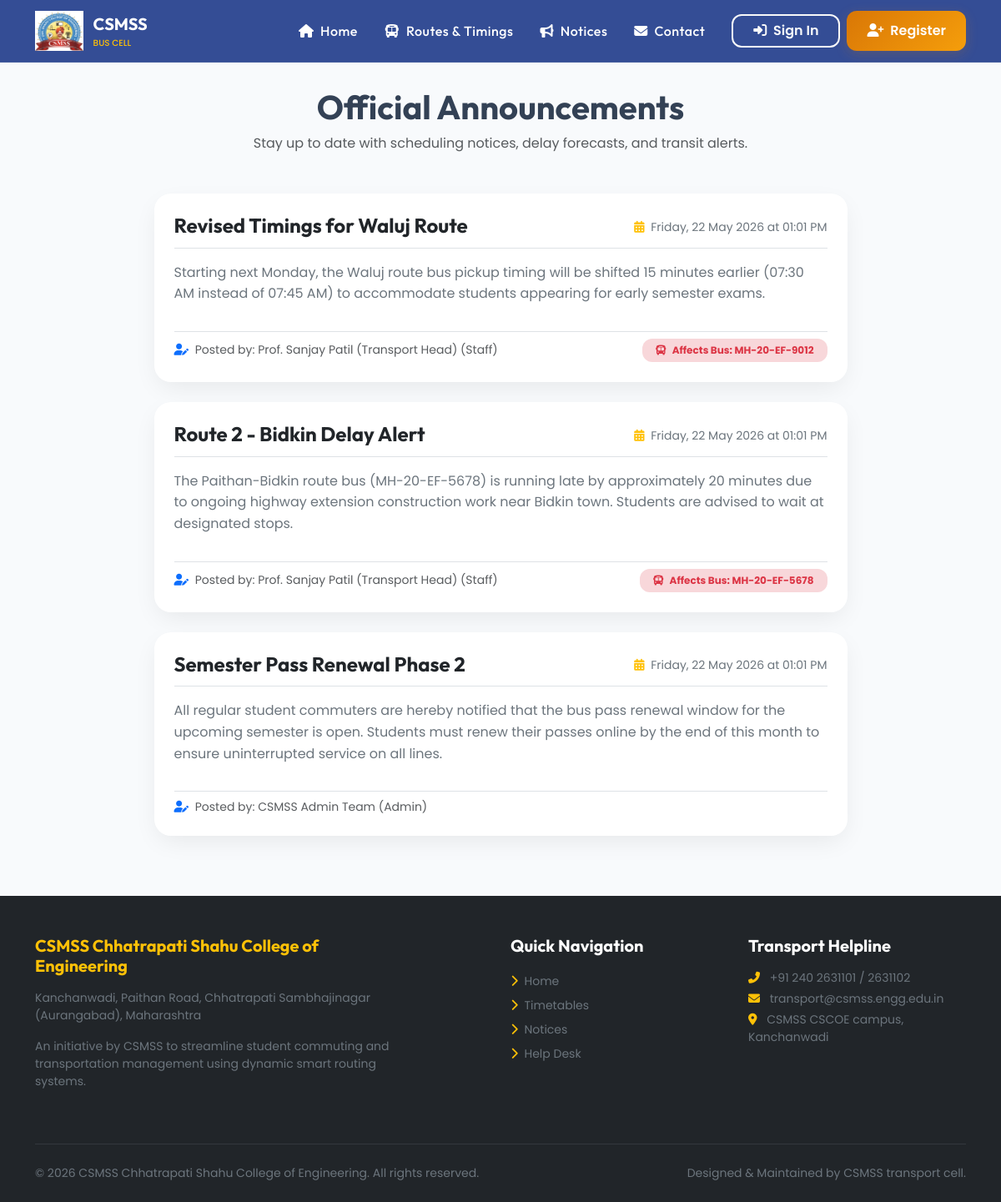
/notices, run on an earlier commit of the app's database.
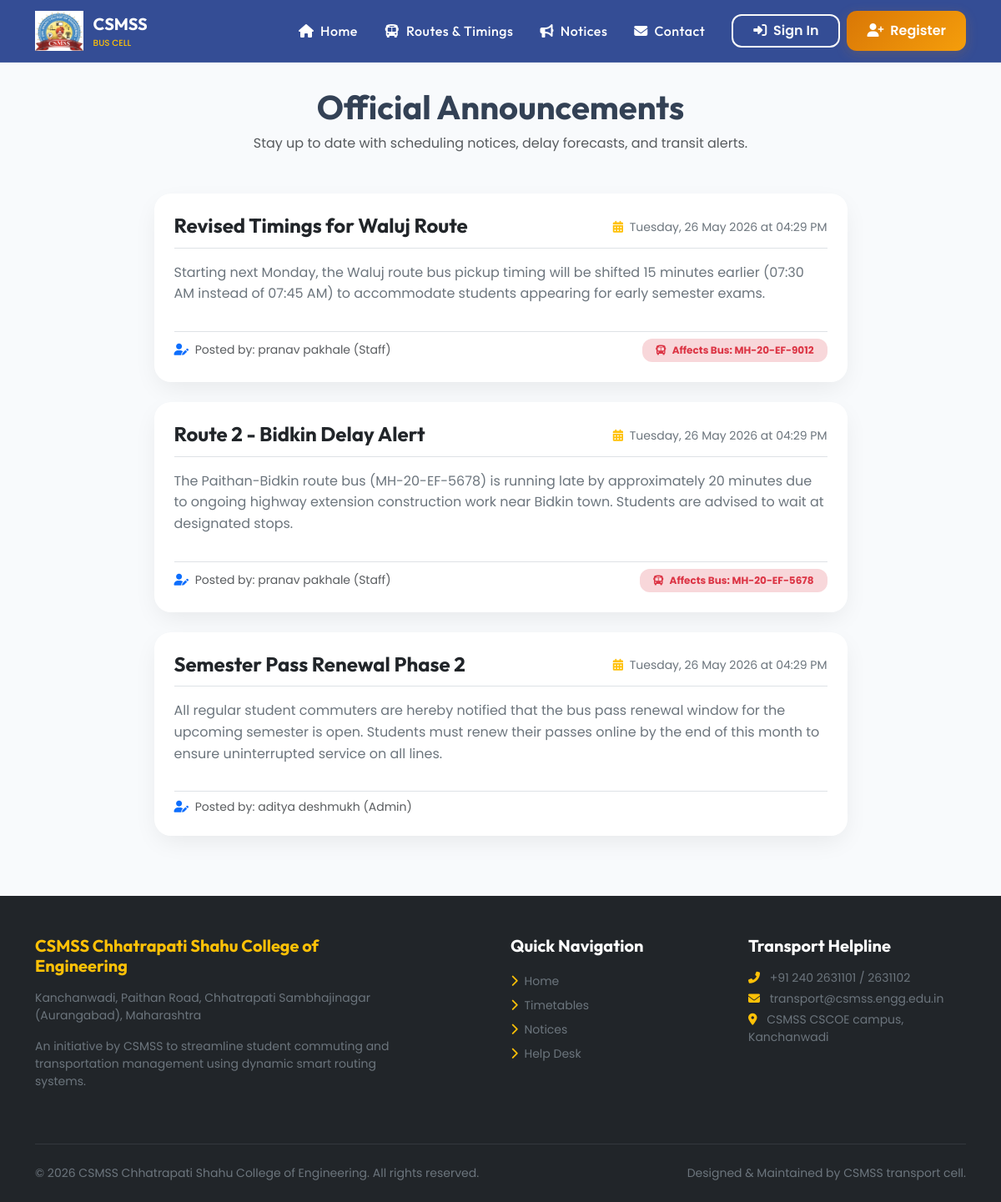
And on a later commit of the database.
### models.py (models this page shows, shortened)
class NewsNotice(db.Model):
    id = db.Column(db.Integer, primary_key=True)
    title = db.Column(db.String(200), nullable=False)
    body = db.Column(db.Text, nullable=False)
    created_at = db.Column(db.DateTime, default=datetime.utcnow)
    bus_route_id = db.Column(db.Integer, db.ForeignKey('bus_route.id'), nullable=True)
    author_id = db.Column(db.Integer, db.ForeignKey('user.id'), nullable=False)
    route = db.relationship('BusRoute', backref=db.backref('notices', lazy=True))
    author = db.relationship('User', foreign_keys=[author_id])

class User(db.Model, UserMixin):
    id = db.Column(db.Integer, primary_key=True)
    name = db.Column(db.String(100), nullable=False)
    email = db.Column(db.String(120), unique=True, nullable=False)
    password_hash = db.Column(db.String(256), nullable=False)
    role = db.Column(db.String(20), nullable=False)  # 'admin', 'staff', 'student'
    phone = db.Column(db.String(15), nullable=True)
    created_at = db.Column(db.DateTime, default=datetime.utcnow)

class BusRoute(db.Model):
    id = db.Column(db.Integer, primary_key=True)
    route_name = db.Column(db.String(200), nullable=False)  # e.g., 'Chhatrapati Sambhajinagar - Paithan - Kanchanwadi'
    bus_number = db.Column(db.String(50), nullable=False)
    via_points = db.Column(db.String(500), nullable=False)  # e.g., 'CIDCO, Kranti Chowk, Railway Station'
    pickup_time = db.Column(db.String(50), nullable=False)  # e.g., '07:30 AM'
    dropoff_time = db.Column(db.String(50), nullable=False)  # e.g., '05:30 PM'
    status = db.Column(db.String(50), default="On Time")  # 'On Time', 'Delayed', 'Cancelled'
    delay_reason = db.Column(db.String(200), nullable=True)

### app.py (the view)
@app.route('/notices')
def notices_list():
    notices = NewsNotice.query.order_by(NewsNotice.created_at.desc()).all()
    return render_template('public/notices.html', notices=notices)

### app.py (called while the page is built)
@app.context_processor
def inject_branding():
    return {
        'college_name': 'CSMSS Chhatrapati Shahu College of Engineering',
        'college_address': 'Kanchanwadi, Paithan Road, Chhatrapati Sambhajinagar (Aurangabad), Maharashtra',
        'current_year': datetime.now().year
    }

### templates/public/notices.html (shortened to what this page needs)
{% extends "base.html" %}
{% block content %}
<div class="container my-5 py-4">
    <div class="text-center mb-5 animate-fade-in">
        <h1 class="fw-bold" style="font-family: 'Outfit'; color: var(--primary-color);">Official Announcements</h1>
        <p class="text-muted">Stay up to date with scheduling notices, delay forecasts, and transit alerts.</p>
    </div>
    <div class="row justify-content-center">
        <div class="col-md-9">
            {% if notices %}
                <div class="d-flex flex-column gap-4">
                    {% for notice in notices %}
                    <div class="card card-premium p-4 border-0 position-relative">
                        <div class="d-flex flex-wrap align-items-center justify-content-between mb-3 border-bottom pb-2">
                            <h4 class="fw-bold mb-1 text-dark">{{ notice.title }}</h4>
                            <span class="text-secondary small"><i class="fas fa-calendar-alt me-1 text-warning"></i> {{ notice.created_at.strftime('%A, %d %B %Y at %I:%M %p') }}</span>
                        </div>
                        <p class="text-secondary" style="line-height: 1.6;">{{ notice.body }}</p>
                        <div class="d-flex flex-wrap gap-2 align-items-center justify-content-between mt-3 pt-2 border-top">
                            <span class="small text-muted"><i class="fas fa-user-edit text-primary me-1"></i> Posted by: {{ notice.author.name }} ({{ notice.author.role.capitalize() }})</span>
                            {% if notice.route %}
                                <span class="badge bg-danger-subtle text-danger px-3 py-2" style="border-radius:12px;">
                                    <i class="fas fa-bus me-1"></i> Affects Bus: {{ notice.route.bus_number }}
                                </span>
                            {% endif %}
                        </div>
                    </div>
                    {% endfor %}
                </div>
            {% else %}
                <div class="text-center py-5 border rounded-4 bg-white shadow-sm">
                    <i class="fas fa-folder-open fa-3x mb-3 text-secondary"></i>
                    <p class="text-muted mb-0">The announcement board is currently clear.</p>
                </div>
            {% endif %}
        </div>
    </div>
</div>
{% endblock %}

### templates/base.html (shortened to what this page needs)
<!DOCTYPE html>
<html lang="en">
<head>
    <link href="https://cdnjs.cloudflare.com/ajax/libs/font-awesome/6.4.0/css/all.min.css" rel="stylesheet">
    <link href="https://cdn.jsdelivr.net/npm/bootstrap@5.3.0/dist/css/bootstrap.min.css" rel="stylesheet">
    <link rel="stylesheet" href="{{ url_for('static', filename='css/style.css') }}">
</head>
<body>
    <nav class="navbar navbar-expand-lg navbar-dark navbar-glass fixed-top no-print">
        <div class="container">
            <a class="navbar-brand d-flex align-items-center" href="{{ url_for('home') }}">
                <img src="{{ url_for('static', filename='images/logo.png') }}" alt="CSMSS Logo">
                <div>
                    <span class="d-block fw-bold fs-5 text-white" style="font-family: 'Outfit';">CSMSS</span>
                    <span class="d-block text-warning" style="font-size: 0.65rem; font-weight: 500;">BUS CELL</span>
                </div>
            </a>
            <div class="collapse navbar-collapse" id="mainNavbar">
                <ul class="navbar-nav ms-auto mb-2 mb-lg-0 align-items-center">
                    <li class="nav-item">
                        <a class="nav-link text-white" href="{{ url_for('home') }}"><i class="fas fa-home me-1"></i> Home</a>
                    </li>
                    <li class="nav-item">
                        <a class="nav-link text-white" href="{{ url_for('schedules') }}"><i class="fas fa-bus me-1"></i> Routes & Timings</a>
                    </li>
                    <li class="nav-item">
                        <a class="nav-link text-white" href="{{ url_for('notices_list') }}"><i class="fas fa-bullhorn me-1"></i> Notices</a>
                    </li>
                    <li class="nav-item">
                        <a class="nav-link text-white" href="{{ url_for('contact') }}"><i class="fas fa-envelope me-1"></i> Contact</a>
                    </li>
                    {% if current_user.is_authenticated %}
                        <li class="nav-item dropdown ms-lg-3">
                            <a class="nav-link dropdown-toggle btn btn-csmss-secondary text-white px-3" href="#" id="userDropdown" role="button" data-bs-toggle="dropdown">
                                <i class="fas fa-user-circle me-1"></i> {{ current_user.name }}
                            </a>
                            <ul class="dropdown-menu dropdown-menu-end border-0 shadow-lg mt-2" style="border-radius:12px;">
                                {% if current_user.role == 'admin' %}
                                    <li><a class="dropdown-item" href="{{ url_for('admin_dashboard') }}"><i class="fas fa-chart-pie me-2 text-primary"></i> Admin Dashboard</a></li>
                                {% elif current_user.role == 'staff' %}
                                    <li><a class="dropdown-item" href="{{ url_for('staff_dashboard') }}"><i class="fas fa-user-cog me-2 text-primary"></i> Staff Dashboard</a></li>
                                {% else %}
                                    <li><a class="dropdown-item" href="{{ url_for('student_dashboard') }}"><i class="fas fa-id-card me-2 text-primary"></i> Student Dashboard</a></li>
                                {% endif %}
                                {% if current_user.role != 'admin' %}
                                    <li><a class="dropdown-item" href="{{ url_for('user_profile') }}"><i class="fas fa-user-edit me-2 text-primary"></i> Edit Profile</a></li>
                                {% endif %}
                                <li><hr class="dropdown-divider"></li>
                                <li><a class="dropdown-item text-danger" href="{{ url_for('logout') }}"><i class="fas fa-sign-out-alt me-2"></i> Logout</a></li>
                            </ul>
                        </li>
                    {% else %}
                        <li class="nav-item ms-lg-3">
                            <a class="btn btn-outline-light px-4 border-2" href="{{ url_for('login') }}" style="border-radius: 12px; font-weight: 600;"><i class="fas fa-sign-in-alt me-1"></i> Sign In</a>
                        </li>
                        <li class="nav-item ms-2">
                            <a class="btn btn-csmss-secondary px-4 text-white" href="{{ url_for('register') }}"><i class="fas fa-user-plus me-1"></i> Register</a>
                        </li>
                    {% endif %}
                </ul>
            </div>
        </div>
    </nav>
    <div style="margin-top: 80px;">
        {% block content %}{% endblock %}
    </div>
    <footer class="bg-dark text-light pt-5 pb-4 mt-5 no-print" style="border-top: 5px solid var(--secondary-color);">
        <div class="container">
            <div class="row">
                <div class="col-md-5 mb-4">
                    <h5 class="text-warning fw-bold mb-3">{{ college_name }}</h5>
                    <p class="text-secondary small">{{ college_address }}</p>
                    <p class="small text-secondary mt-3">An initiative by CSMSS to streamline student commuting and transportation management using dynamic smart routing systems.</p>
                </div>
                <div class="col-md-3 mb-4 ms-auto">
                    <h5 class="text-white fw-bold mb-3">Quick Navigation</h5>
                    <ul class="list-unstyled">
                        <li><a href="{{ url_for('home') }}" class="text-secondary text-decoration-none small d-block py-1 hover-link"><i class="fas fa-chevron-right me-1 text-warning"></i> Home</a></li>
                        <li><a href="{{ url_for('schedules') }}" class="text-secondary text-decoration-none small d-block py-1 hover-link"><i class="fas fa-chevron-right me-1 text-warning"></i> Timetables</a></li>
                        <li><a href="{{ url_for('notices_list') }}" class="text-secondary text-decoration-none small d-block py-1 hover-link"><i class="fas fa-chevron-right me-1 text-warning"></i> Notices</a></li>
                        <li><a href="{{ url_for('contact') }}" class="text-secondary text-decoration-none small d-block py-1 hover-link"><i class="fas fa-chevron-right me-1 text-warning"></i> Help Desk</a></li>
                    </ul>
                </div>
                <div class="col-md-3 mb-4">
                    <h5 class="text-white fw-bold mb-3">Transport Helpline</h5>
                    <p class="small text-secondary mb-1"><i class="fas fa-phone-alt text-warning me-2"></i> +91 240 2631101 / 2631102</p>
                    <p class="small text-secondary mb-1"><i class="fas fa-envelope text-warning me-2"></i> transport@csmss.engg.edu.in</p>
                    <p class="small text-secondary mb-1"><i class="fas fa-map-marker-alt text-warning me-2"></i> CSMSS CSCOE campus, Kanchanwadi</p>
                </div>
            </div>
            <hr class="border-secondary mt-4 mb-4">
            <div class="row align-items-center">
                <div class="col-md-6">
                    <p class="small text-secondary mb-0">&copy; {{ current_year }} CSMSS Chhatrapati Shahu College of Engineering. All rights reserved.</p>
                </div>
                <div class="col-md-6 text-md-end">
                    <p class="small text-secondary mb-0">Designed & Maintained by CSMSS transport cell.</p>
                </div>
            </div>
        </div>
    </footer>
</body>
</html>

### static/css/style.css (style rules this page uses)
body { font-family: 'Poppins', sans-serif; background-color: #f8fafc; color: #334155; overflow-x: hidden; scroll-behavior: smooth; }
h1, h2, h3, h4, h5, h6 { font-family: 'Outfit', sans-serif; font-weight: 700; color: #1e3a8a; }
.animate-fade-in { animation: fadeInUp 0.6s cubic-bezier(0.16, 1, 0.3, 1) forwards; }
.navbar-glass { background: rgba(30, 58, 138, 0.9); backdrop-filter: blur(10px); -webkit-backdrop-filter: blur(10px); border-bottom: 1px solid rgba(255, 255, 255, 0.1); transition: all 0.3s ease; }
.navbar-brand img { height: 48px; margin-right: 12px; }
.nav-link { font-family: 'Outfit', sans-serif; font-weight: 500; letter-spacing: 0.5px; padding: 0.5rem 1rem !important; position: relative; }
.nav-link::after { content: ''; position: absolute; width: 0; height: 2px; bottom: 0; left: 10px; background-color: #d97706; transition: width 0.3s ease; }
.card-premium { background: #ffffff; border: none; border-radius: 20px; box-shadow: 0 10px 30px -5px rgba(0, 0, 0, 0.08); transition: all 0.4s cubic-bezier(0.16, 1, 0.3, 1); overflow: hidden; }
.btn-csmss-secondary { background: linear-gradient(135deg, #d97706 0%, #f59e0b 100%); color: #ffffff; border: none; border-radius: 12px; padding: 0.75rem 1.5rem; font-weight: 600; box-shadow: 0 4px 15px rgba(217, 119, 6, 0.2); transition: all 0.3s ease; }

What changed in the data, as far as the page shows it:
changed NewsNotice "Revised Timings for Waluj Route": created_at "Friday, 22 May 2026 at 01:01 PM" → "Tuesday, 26 May 2026 at 04:29 PM"; author.name "Prof. Sanjay Patil (Transport Head)" → "pranav pakhale"
changed NewsNotice "Route 2 - Bidkin Delay Alert": created_at "Friday, 22 May 2026 at 01:01 PM" → "Tuesday, 26 May 2026 at 04:29 PM"; author.name "Prof. Sanjay Patil (Transport Head)" → "pranav pakhale"
changed NewsNotice "Semester Pass Renewal Phase 2": created_at "Friday, 22 May 2026 at 01:01 PM" → "Tuesday, 26 May 2026 at 04:29 PM"; author.name "CSMSS Admin Team" → "aditya deshmukh"
